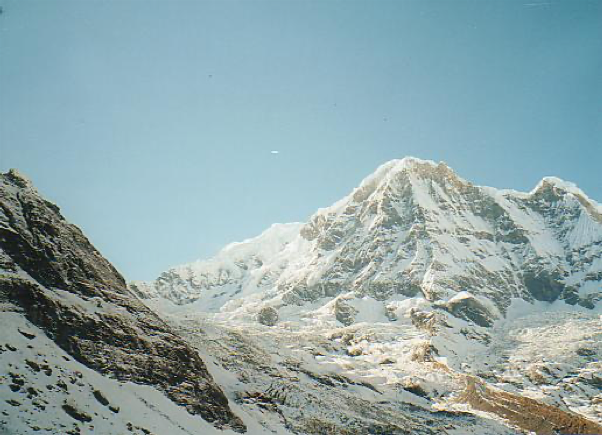
#> input picture 计算机视觉/实验/exec2/Task2_SIFT/山脉图1.png, 602 x 435 px
$ python task2_sift_matching.py
#> lines starting #> are read from the running program, lines starting #| are printed output that depends on the picture
import numpy as np
import cv2
import matplotlib.pyplot as plt

def imread_chinese(path):
    """读取中文路径的图片"""
#> called with path = '山脉图1.png'
    import os
    img = cv2.imdecode(np.frombuffer(open(os.path.abspath(path), 'rb').read(), np.uint8), -1)
#> img is the input picture: shape (435, 602, 4); mean B, G, R, A 169.3, 166.7, 143.4, 254.5
    return img

def compute_sift_keypoints(image):
    """使用SIFT算法计算关键点和描述子"""
    # 转换为灰度图
    if len(image.shape) == 3:
        gray = cv2.cvtColor(image, cv2.COLOR_BGR2GRAY)
    else:
        gray = image.copy()

    # 创建SIFT检测器
    sift = cv2.SIFT_create()

    # 检测关键点和计算描述子
    keypoints, descriptors = sift.detectAndCompute(gray, None)

    return keypoints, descriptors

def match_features(descriptors1, descriptors2, ratio_threshold=0.75):
    """使用BFMatcher进行特征匹配"""
    # 创建BFMatcher对象，使用NORM_L2距离（SIFT的默认距离度量）
    bf = cv2.BFMatcher(cv2.NORM_L2, crossCheck=False)

    # 进行KNN匹配，k=2用于应用比率测试
    matches = bf.knnMatch(descriptors1, descriptors2, k=2)

    # 应用比率测试（Lowe's ratio test）
    good_matches = []
    for m, n in matches:
        if m.distance < ratio_threshold * n.distance:
            good_matches.append(m)

    return good_matches, matches

def visualize_matches(image1, keypoints1, image2, keypoints2, matches, title="SIFT特征匹配"):
    """可视化特征匹配结果"""
    # 绘制匹配结果
    result = cv2.drawMatches(image1, keypoints1, image2, keypoints2, matches, None,
                           flags=cv2.DrawMatchesFlags_NOT_DRAW_SINGLE_POINTS)

    return result

def task2():
    """任务二：SIFT算法图像匹配"""
    # 读取两幅山脉图片
    image1_path = "山脉图1.png"
    image2_path = "山脉图2.png"

    image1 = imread_chinese(image1_path)
    image2 = imread_chinese(image2_path)
#> call 2 of imread_chinese, with path = '山脉图2.png'
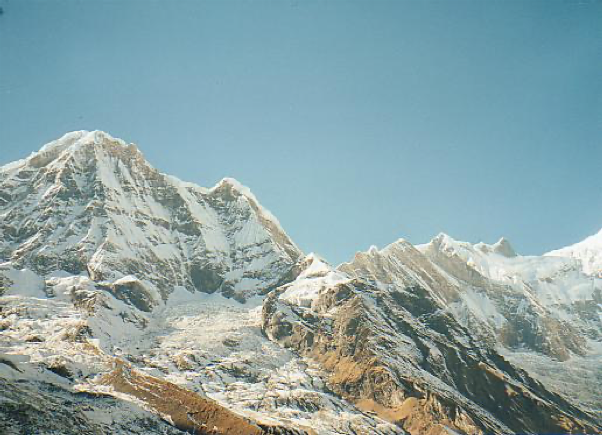
#> input picture 计算机视觉/实验/exec2/Task2_SIFT/山脉图2.png, 602 x 435 px
#> in imread_chinese, img is the input picture: shape (435, 602, 4); mean B, G, R, A 165.2, 163.4, 139, 254.5

    image1_rgb = cv2.cvtColor(image1, cv2.COLOR_BGR2RGB)
    image2_rgb = cv2.cvtColor(image2, cv2.COLOR_BGR2RGB)

    # 提取SIFT关键点和描述子
    print("正在提取SIFT关键点和描述子...")
    keypoints1, descriptors1 = compute_sift_keypoints(image1)
#> in compute_sift_keypoints, `gray = cv2.cvtColor(image, cv2.COLOR_BGR2GRAY)`:
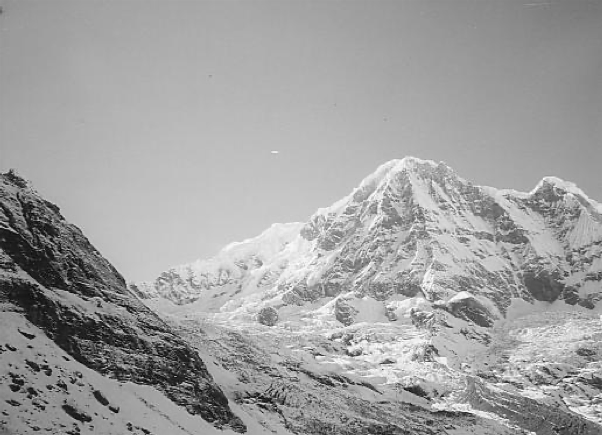
#> gray: shape (435, 602); min 1, max 255, mean 160.1
#> in compute_sift_keypoints, `keypoints, descriptors = sift.detectAndCompute(gray, None)`: keypoints = 1953 keypoints; strongest (x, y, size): (67, 359, 2), (247, 402, 1.9), (80, 376, 2.3), (506, 382, 1.9)
#> keypoints1 has the same summary as keypoints in compute_sift_keypoints
    keypoints2, descriptors2 = compute_sift_keypoints(image2)
#> in compute_sift_keypoints (call 2), `gray = cv2.cvtColor(image, cv2.COLOR_BGR2GRAY)`:
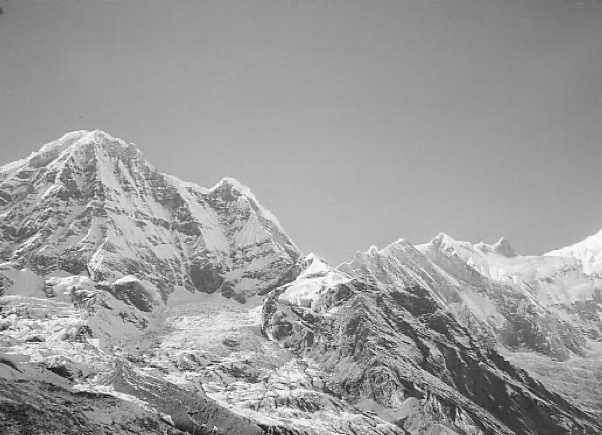
#> gray: shape (435, 602); min 5, max 255, mean 156.3
#> in compute_sift_keypoints (call 2), `keypoints, descriptors = sift.detectAndCompute(gray, None)`: keypoints = 2080 keypoints; strongest (x, y, size): (209, 365, 1.9), (416, 387, 2.2), (154, 366, 2.1), (278, 288, 1.9)
#> keypoints2 has the same summary as keypoints in compute_sift_keypoints

    print(f"图片1检测到 {len(keypoints1)} 个关键点")
#| 图片1检测到 1953 个关键点
    print(f"图片2检测到 {len(keypoints2)} 个关键点")
#| 图片2检测到 2080 个关键点

    # 设置不同的比率阈值进行对比
    ratio_thresholds = [0.7, 0.75, 0.8, 0.85]

    fig, axes = plt.subplots(2, 2, figsize=(20, 15))
    fig.suptitle('SIFT特征匹配不同参数对比', fontsize=16, fontproperties='SimHei')

    for idx, ratio in enumerate(ratio_thresholds):
        # 进行特征匹配
        good_matches, all_matches = match_features(descriptors1, descriptors2,
                                                   ratio_threshold=ratio)

        # 可视化匹配结果
        result = visualize_matches(image1_rgb, keypoints1,
                                 image2_rgb, keypoints2, good_matches[:100])

        row = idx // 2
        col = idx % 2

        axes[row, col].imshow(result)
        axes[row, col].set_title(f'比率阈值={ratio}\n匹配数量={len(good_matches)}',
                                fontproperties='SimHei')
        axes[row, col].axis('off')
#> this loop made 4 passes
#> good_matches on passes 1 to 4: 360 matches, 384 matches, 417 matches, 467 matches
#> pass 1, in visualize_matches, `result = cv2.drawMatches(image1, keypoints1, image2, keypoints2, match..`:
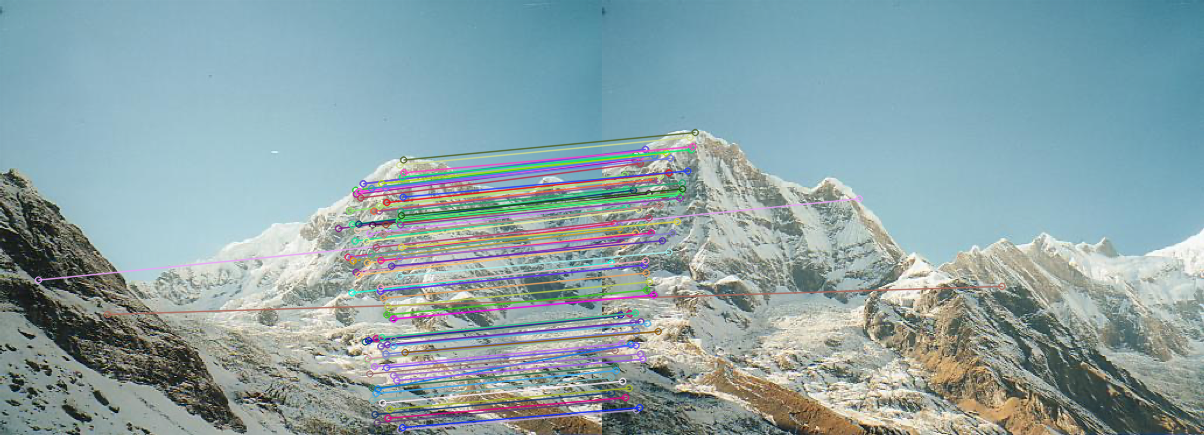
#> result: shape (435, 1204, 3); mean R, G, B 140.1, 162.7, 166.3

    plt.tight_layout()
    plt.savefig('task2_result.png', dpi=300, bbox_inches='tight')
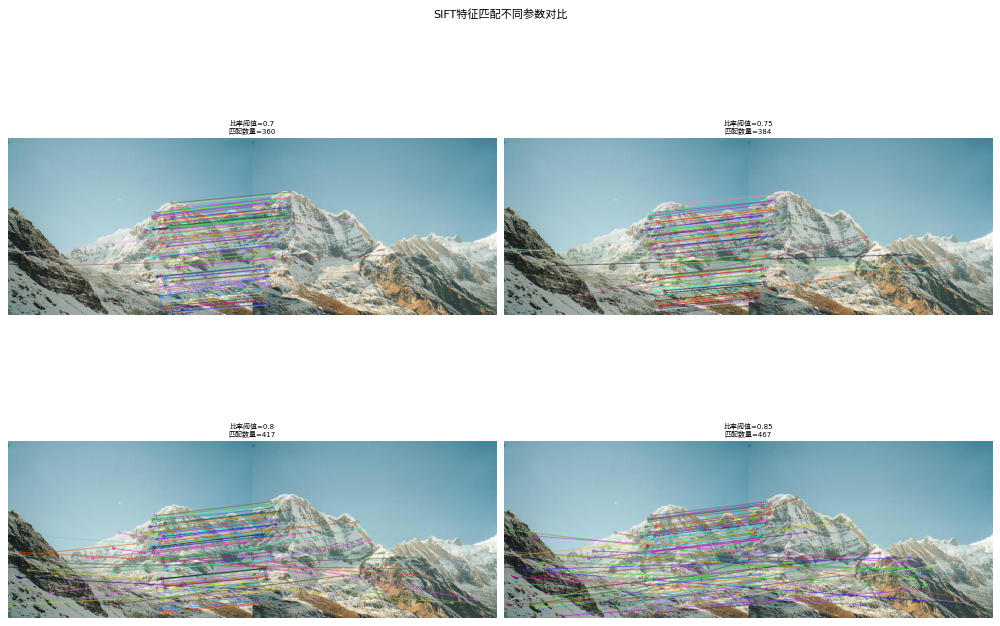
#> figure drawn by matplotlib, 4 panels
    plt.close()

    # 保存单幅匹配结果（高质量）
    good_matches, all_matches = match_features(descriptors1, descriptors2,
                                               ratio_threshold=0.75)
#> after the loop in match_features (call 5), `for m, n in matches:`: good_matches = 384 matches
#> good_matches = 384 matches
    result = visualize_matches(image1_rgb, keypoints1,
                             image2_rgb, keypoints2, good_matches[:50])
#> in visualize_matches (call 5), `result = cv2.drawMatches(image1, keypoints1, image2, keypoints2, match..`:
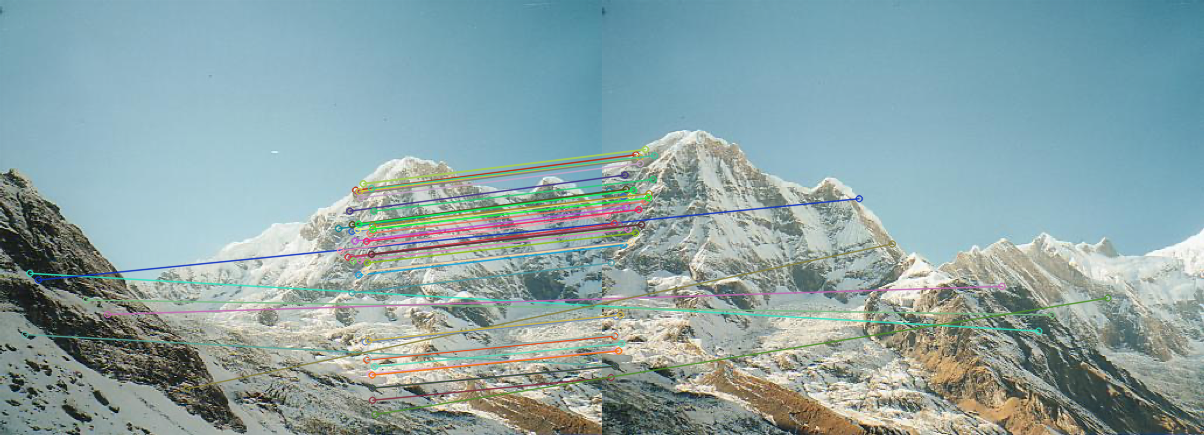
#> result: shape (435, 1204, 3); mean R, G, B 139.9, 163.9, 165.5
    plt.figure(figsize=(20, 10))
    plt.imshow(result)
    plt.title(f'SIFT特征匹配结果 (比率阈值=0.75, 匹配数量={len(good_matches)})',
              fontproperties='SimHei', fontsize=14)
    plt.axis('off')
    plt.tight_layout()
    plt.savefig('task2_single_match.png', dpi=300, bbox_inches='tight')
    plt.close()

    print(f"\n任务二完成！")
    print(f"比率阈值=0.70, 匹配数量={len(match_features(descriptors1, descriptors2, 0.70)[0])}")
#> after the loop in match_features (call 6), `for m, n in matches:`: good_matches = 360 matches
#| 比率阈值=0.70, 匹配数量=360
    print(f"比率阈值=0.75, 匹配数量={len(match_features(descriptors1, descriptors2, 0.75)[0])}")
#> after the loop in match_features (call 7), `for m, n in matches:`: good_matches = 384 matches
#| 比率阈值=0.75, 匹配数量=384
    print(f"比率阈值=0.80, 匹配数量={len(match_features(descriptors1, descriptors2, 0.80)[0])}")
#> after the loop in match_features (call 8), `for m, n in matches:`: good_matches = 417 matches
#| 比率阈值=0.80, 匹配数量=417
    print(f"比率阈值=0.85, 匹配数量={len(match_features(descriptors1, descriptors2, 0.85)[0])}")
#> after the loop in match_features (call 9), `for m, n in matches:`: good_matches = 467 matches
#| 比率阈值=0.85, 匹配数量=467
    print(f"结果已保存至 task2_result.png 和 task2_single_match.png")

    # 可视化关键点
    visualize_keypoints(image1, keypoints1, image2, keypoints2)

def visualize_keypoints(image1, keypoints1, image2, keypoints2):
    """可视化SIFT关键点"""
    image1_rgb = cv2.cvtColor(image1, cv2.COLOR_BGR2RGB)
    image2_rgb = cv2.cvtColor(image2, cv2.COLOR_BGR2RGB)

    image1_kp = cv2.drawKeypoints(image1_rgb, keypoints1, None,
                                   flags=cv2.DRAW_MATCHES_FLAGS_DRAW_RICH_KEYPOINTS)
    image2_kp = cv2.drawKeypoints(image2_rgb, keypoints2, None,
                                   flags=cv2.DRAW_MATCHES_FLAGS_DRAW_RICH_KEYPOINTS)
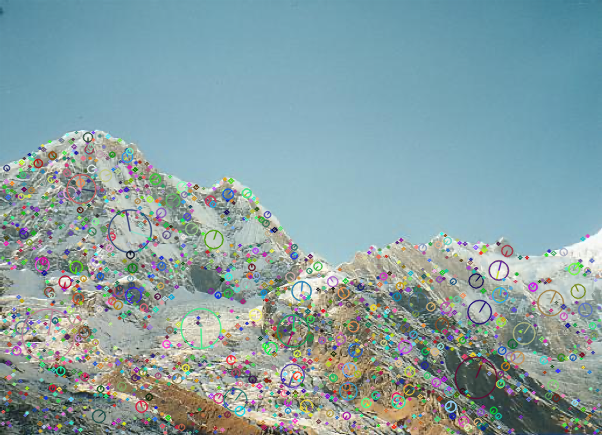
#> image2_kp: shape (435, 602, 3); mean R, G, B 136.4, 160.7, 163.2

    fig, axes = plt.subplots(1, 2, figsize=(16, 8))
    fig.suptitle('SIFT关键点检测结果', fontsize=16, fontproperties='SimHei')

    axes[0].imshow(image1_kp)
    axes[0].set_title(f'山脉图1 - {len(keypoints1)} 个关键点', fontproperties='SimHei')
    axes[0].axis('off')

    axes[1].imshow(image2_kp)
    axes[1].set_title(f'山脉图2 - {len(keypoints2)} 个关键点', fontproperties='SimHei')
    axes[1].axis('off')

    plt.tight_layout()
    plt.savefig('task2_keypoints.png', dpi=300, bbox_inches='tight')
    plt.close()

    print(f"关键点可视化结果已保存至 task2_keypoints.png")

if __name__ == "__main__":
    task2()
